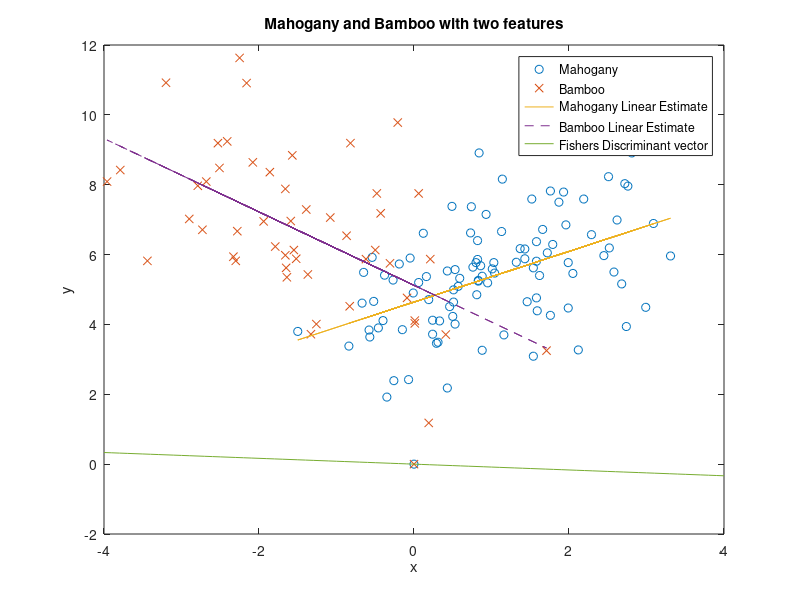
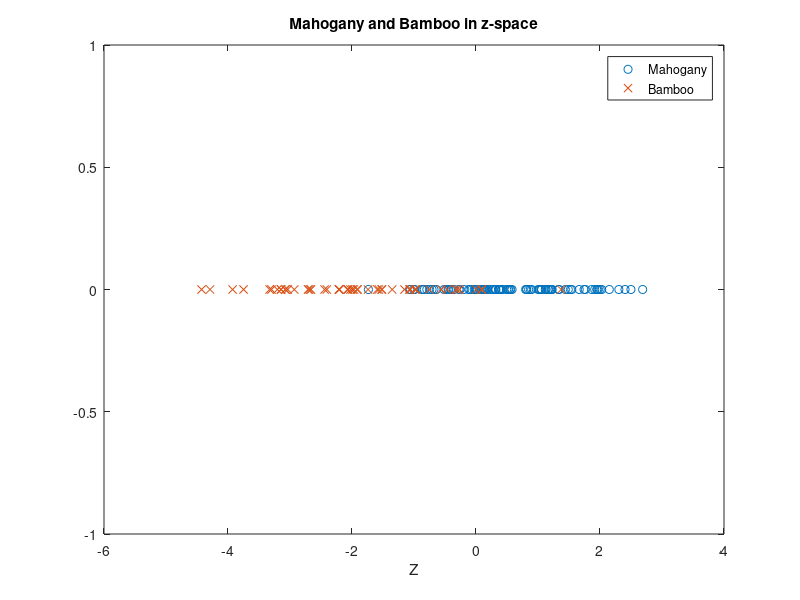
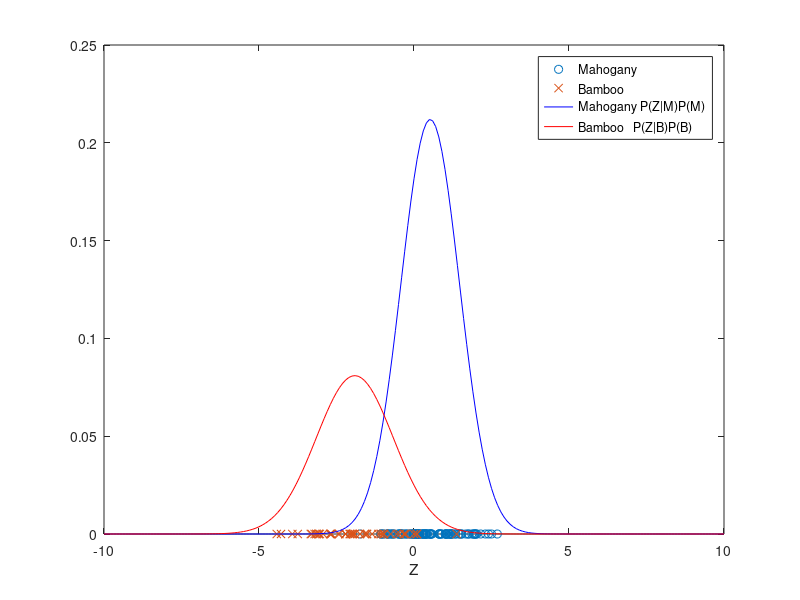

The MATLAB source for these figures, in order:
Mahogany = xlsread('Mahogany.csv');
Bamboo   = xlsread('Bamboo.csv');
%(a)
%****************************************************************
figure;
plot(Mahogany(:,1),Mahogany(:,2),'o','DisplayName','Mahogany');
hold on;
plot(Bamboo(:,1),Bamboo(:,2),'x','DisplayName','Bamboo');

% legend('show');
% title('Mahogany and Bamboo with two features');
% xlabel('x');
% ylabel('y')

%figure;
%hist(Mahogany(:,2),30);

%****************************************************************
%(b)
%****************************************************************
%Prior probabilities
totalNumberOfDataPoints = length(Mahogany)+length(Bamboo);
P_M = length(Mahogany)/totalNumberOfDataPoints;
P_B = length(Bamboo)/totalNumberOfDataPoints;
%mean values
Mahoganyx = Mahogany(:,1);
Mahoganyy = Mahogany(:,2);
Bamboox   = Bamboo(:,1);
Bambooy   = Bamboo(:,2);

muMx = mean(Mahoganyx);
muMy = mean(Mahoganyy);
muBx = mean(Bamboox);
muBy = mean(Bambooy);


sigMx = var(Mahoganyx);
sigMy = var(Mahoganyy);
sigBx = var(Bamboox);
sigBy = var(Bambooy);

muM = [muMx;muMy];
muB = [muBx;muBy];

sigM = [sigMx;sigMy];
sigB = [sigBx;sigBy];
%covariance matrix
KM  = cov(Mahoganyx,Mahoganyy);
KB  = cov(Bamboox,Bambooy);
%****************************************************************
%(c)
%****************************************************************
Mahoganyrho = corrcoef(Mahoganyx,Mahoganyy);
Mahoganyrho = Mahoganyrho(1,2);

Bamboorho = corrcoef(Bamboox,Bambooy);
Bamboorho = Bamboorho(1,2);

MahoganyLE = muMy + Mahoganyrho*sqrt(sigMy/sigMx)*(Mahoganyx-muMx);
BambooLE = muBy + Bamboorho*sqrt(sigBy/sigBx)*(Bamboox-muBx);

MahoganyLESlope  = Mahoganyrho*sqrt(sigMy/sigMx);
MahoganyLEIntercept  = muMy-Mahoganyrho*sqrt(sigMy/sigMx)*muMx;
BambooLESlope  = Bamboorho*sqrt(sigBy/sigBx);
BambooLEIntercept  = muBy-Bamboorho*sqrt(sigBy/sigBx)*muBx;

fprintf('Mahogany Linear Estimator Slope: %2.2f y-intercept: %2.2f \n'...
    ,MahoganyLESlope,MahoganyLEIntercept);
fprintf('Bamboo Linear Estimator Slope: %2.2f y-intercept: %2.2f \n'...
    ,BambooLESlope,BambooLEIntercept);

hold on;
plot(Mahoganyx,MahoganyLE,'DisplayName','Mahogany Linear Estimate');
hold on;
plot(Bamboox,BambooLE,'--','DisplayName','Bamboo Linear Estimate');

%****************************************************************
%(d)
%****************************************************************
%fisher's Linear Discriminate Vector
Kw = KM + KB;
a = inv(Kw)*(muM-muB);
projVectorSlope = a(2)/a(1);
projx = -4:0.1:4;
projy = projx*projVectorSlope;

plot(projx,projy,'DisplayName','Fishers Discriminant vector');
legend('show');
title('Mahogany and Bamboo with two features');
xlabel('x');
ylabel('y');
hold off;
%****************************************************************
%(e)
%****************************************************************
%z-space
Mahoganyz = a'*[Mahoganyx,Mahoganyy]';
Bambooz = a'*[Bamboox,Bambooy]';

figure;
plot(Mahoganyz,zeros(length(Mahoganyz),1),'o','DisplayName','Mahogany');
hold on;
plot(Bambooz,zeros(length(Bambooz),1),'x','DisplayName','Bamboo');
title('Mahogany and Bamboo in z-space')
xlabel('Z');
legend('show');


%****************************************************************
%(f)
%****************************************************************
%prior Prob.
totalProbInZSpace = length(Mahoganyz)+length(Mahoganyz);
P_M_z =  length(Mahoganyz)/totalProbInZSpace;
P_B_z = length(Bambooz)/totalProbInZSpace;
%mean Values
mM = mean(Mahoganyz);
mB = mean(Bambooz);
%standard deviation
sdM = sqrt(var(Mahoganyz));
sdB = sqrt(var(Bambooz));
%simple classifier always say Mahogany
%****************************************************************
%(g)
%****************************************************************
mMProj = a'*muM;
sigMProj = a'*KM*a;

mBProj = a'*muB;
sigBProj = a'*KB*a;

fprintf('mM: %2.2f mMProj: %2.2f \n',mM,mMProj);
fprintf('mB: %2.2f mBProj: %2.2f \n',mB,mBProj);

fprintf('sigM: %2.2f mMProj: %2.2f \n',sdM^2,sigMProj);
fprintf('sigB: %2.2f mBProj: %2.2f \n',sdB^2,sigBProj);
%****************************************************************
%(h)
%****************************************************************
x = -10:0.1:10;
MahoganyApprox = normpdf(x,mM,sdM);
BambooApprox = normpdf(x,mB,sdB);
figure;
plot(Mahoganyz,zeros(length(Mahoganyz),1),'o','DisplayName','Mahogany');
hold on;
plot(Bambooz,zeros(length(Bambooz),1),'x','DisplayName','Bamboo');
plot(x,MahoganyApprox*P_M_z,'b','DisplayName','Mahogany P(Z|M)P(M)');
hold on;
plot(x,BambooApprox*P_B_z,'r','DisplayName','Bamboo   P(Z|B)P(B)');

%****************************************************************
%(i)
%****************************************************************
%ax^2+bx+c>0 map decision boundary
a = (1/sigBProj-1/sigMProj);
b = -2*(mBProj/sigBProj-mMProj/sigMProj);
c = (mBProj^2/sigBProj-mMProj^2/sigMProj)+log((P_M_z*sigBProj)/(P_B_z*sigMProj));
MapDecsionBoundaryOne = (-b - sqrt(b^2-4*a*c))/(2*a);
MapDecsionBoundaryTwo = (-b + sqrt(b^2-4*a*c))/(2*a);
%plot([MapDecsionBoundaryTwo,MapDecsionBoundaryTwo],[0,0.21],'DisplayName','First  MAP Decision Boundary');
%plot([MapDecsionBoundaryOne,MapDecsionBoundaryOne],[0,0.21],'DisplayName','Second MAP Decision Boundary');
xlabel('Z');
legend('show');
PBB = sum(Bambooz<MapDecsionBoundaryTwo)+sum(Bambooz>MapDecsionBoundaryOne);
PBM = sum(Mahoganyz<MapDecsionBoundaryTwo) + sum(Mahoganyz>MapDecsionBoundaryOne);
PMB = sum(Bambooz>MapDecsionBoundaryTwo)-sum(Bambooz>MapDecsionBoundaryOne);
PMM = sum(Mahoganyz>MapDecsionBoundaryTwo)-sum(Mahoganyz>MapDecsionBoundaryOne);
result = [PBB,PMB;PMB,PMM]./totalNumberOfDataPoints;
fprintf('error rate: %2.2f \n',1-sum(diag(result)));
%with the gaussian approximation
PMMG  = (qfunc((MapDecsionBoundaryTwo-mMProj)/sdM)-qfunc((MapDecsionBoundaryOne-mMProj)/sdM))*(2/3); 
PBBG  = (1-qfunc((MapDecsionBoundaryTwo-mBProj)/sdB)+qfunc((MapDecsionBoundaryOne-mBProj)/sdB))*(1/3); 
PMBG  = ((qfunc((MapDecsionBoundaryTwo-mBProj)/sdB)- qfunc((MapDecsionBoundaryOne-mBProj)/sdB)))*(1/3);
PBMG  = ((1-qfunc((MapDecsionBoundaryTwo-mMProj)/sdM)+ qfunc((MapDecsionBoundaryOne-mMProj)/sdM)))*(2/3);
resultG = [PBBG,PMBG;PMBG,PMMG];



